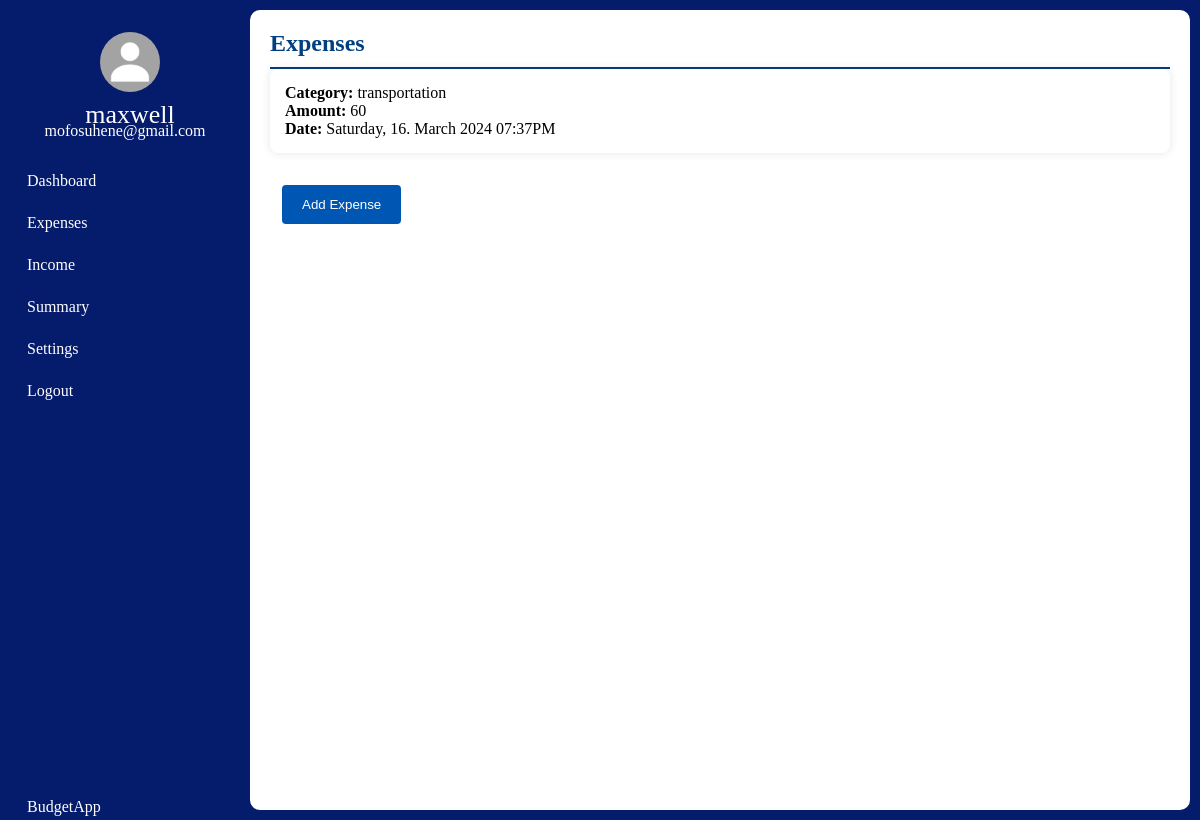
Page /expenses/1 on the earlier database version.
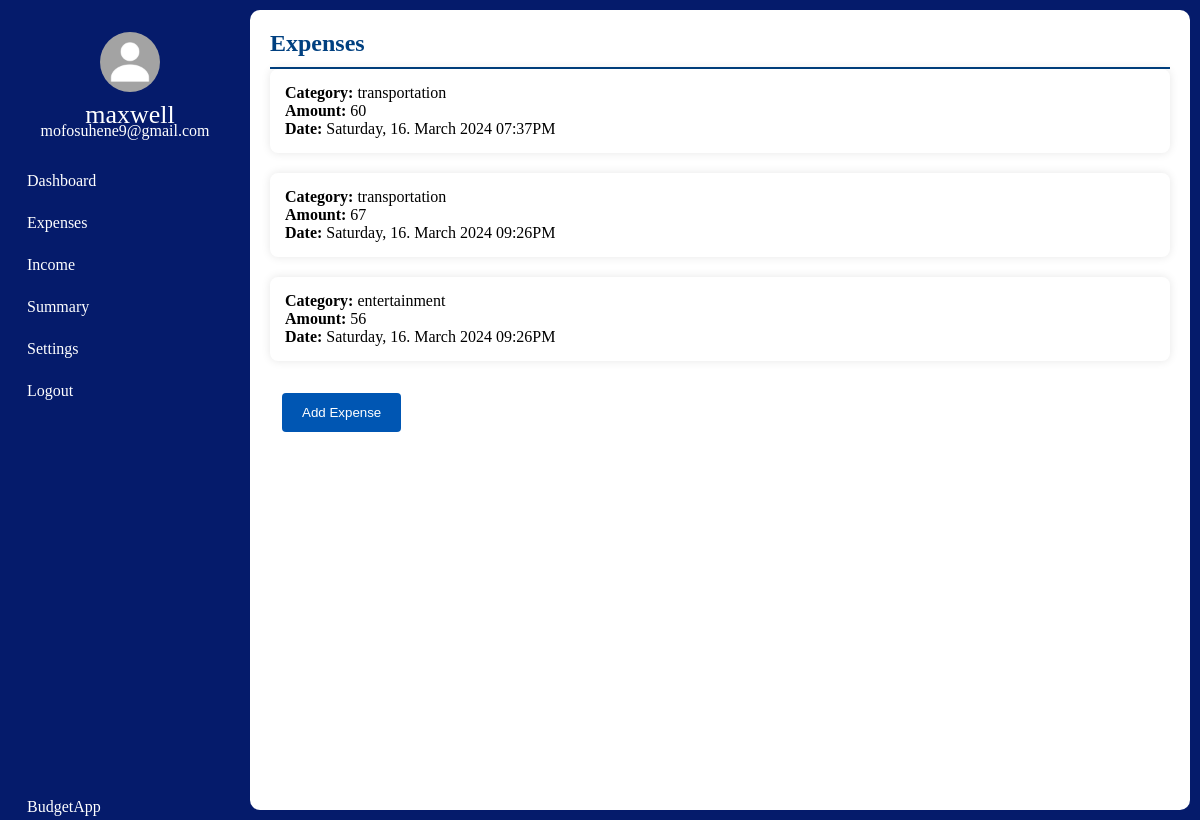
Same page on the later database version.
### tables this page shows
CREATE TABLE User(
                id INTEGER PRIMARY KEY AUTOINCREMENT,
                User_First_Name TEXT NOT NULL,
                User_Last_Name TEXT NOT NULL,
                User_Email TEXT  UNIQUE NOT NULL,
                User_Password TEXT NOT NULL
                );

CREATE TABLE Expenses(
                id INTEGER PRIMARY KEY AUTOINCREMENT,
                Category TEXT NOT NULL,
                Expense INTEGER NOT NULL,
                Date TEXT NOT NULL,
                MonthAndYear TEXT NOT NULL,
                DayOfWeek TEXT NOT NULL,
                User_id INTEGER ,
                FOREIGN KEY (User_id) REFERENCES User (id)
                );

### app.py (the view)
@app.get("/expenses/<int:id>")
def expenses(id):
    db_connection = get_db()
    cursor = db_connection.cursor()
    cursor.execute("SELECT User_First_Name, User_Last_Name, User_Email FROM User WHERE id = ?", (id,))
    user_data = cursor.fetchone()
    first_name = user_data[0]
    user_email = user_data[2]
    entries = cursor.execute("SELECT User_First_Name,User_Email,Category, Expense, Date FROM Expenses JOIN User on Expenses.User_id == User.id WHERE User_id = ?", (id,))
    return render_template("expenses.html", id=id, entries=entries, first_name=first_name, user_email=user_email)

### helper_functions.py (called while the page is built)
def get_db():
    connection = sqlite3.connect(DATABASE)
    return connection

### templates/expenses.html (shortened to what this page needs)
<!DOCTYPE html>
<html lang="en">
<head>
    <link rel="stylesheet" href="{{ url_for('static', filename='css/expenses_style.css') }}">
</head>
<body>
  <nav class="nav-bar">
    <ul>
        <li>
            <a href="#" class="logo">
                <div class="user-profile">
                    <img src="{{ url_for('static', filename='images/MyPassportPicture.jpg') }}" alt=""/>
                    <span class="nav-item">
                    {{ first_name }}<br>
                    </span>
                    <span class="email">{{ user_email }}</span>
                </div>
            </a>
        </li>
        <li>
            <a href="/dashboard/{{id}}">
                <span class="nav-item menu">
                    Dashboard
                </span>
            </a>
        </li>
        <li>
            <a href="/expenses/{{id}}">
                <span class="nav-item active">
                    Expenses
                </span>
            </a>
        </li>
        <li>
            <a href="/income/{{id}}">
                <span class="nav-item menu">
                    Income
                </span>
            </a>
        </li>
        <li>
            <a href="/summary/{{id}}">
                <span class="nav-item menu">
                    Summary
                </span>
            </a>
        </li>
        <li>
            <a href="/settings/{{id}}">
                <span class="nav-item menu">
                    Settings
                </span>
            </a>
        </li>
        <li>
            <a href="{{ url_for('logout') }}">
                <span class="nav-item menu">
                    Logout
                </span>
            </a>
        </li>
        <li>
            <a href="/dashboard" class="applogo">
                <span class="nav-item">
                    BudgetApp
                </span>
            </a>
        </li>
    </ul>
</nav>
<section>
  <div class="white" id="add__section">
    <div class="title">
        <h2>Expenses</h2>
    </div>
    <ul>
      {% for entry in entries %}
      <li id="entries">
        <strong>Category: </strong>{{ entry[2] }} <br>
        <strong>Amount: </strong>{{ entry[3] }} <br>
        <strong>Date: </strong>{{ entry[4] }}</li>
        {% endfor %}
      </ul>
      <a href="/addexpenses/{{id}}">
        <div class="button-container">
          <button type="submit" class="custom-button">Add Expense</button>
        </div>
      </a>
    </div>
    </section>
</body>
</html>

Differences in the rows shown:
changed User "maxwell": User_Email "mofosuhene@gmail.com" → "mofosuhene9@gmail.com"
added Expenses: Category "transportation", Expense "67", Date "Saturday, 16. March 2024 09:26PM"
added Expenses: Category "entertainment", Expense "56", Date "Saturday, 16. March 2024 09:26PM"
